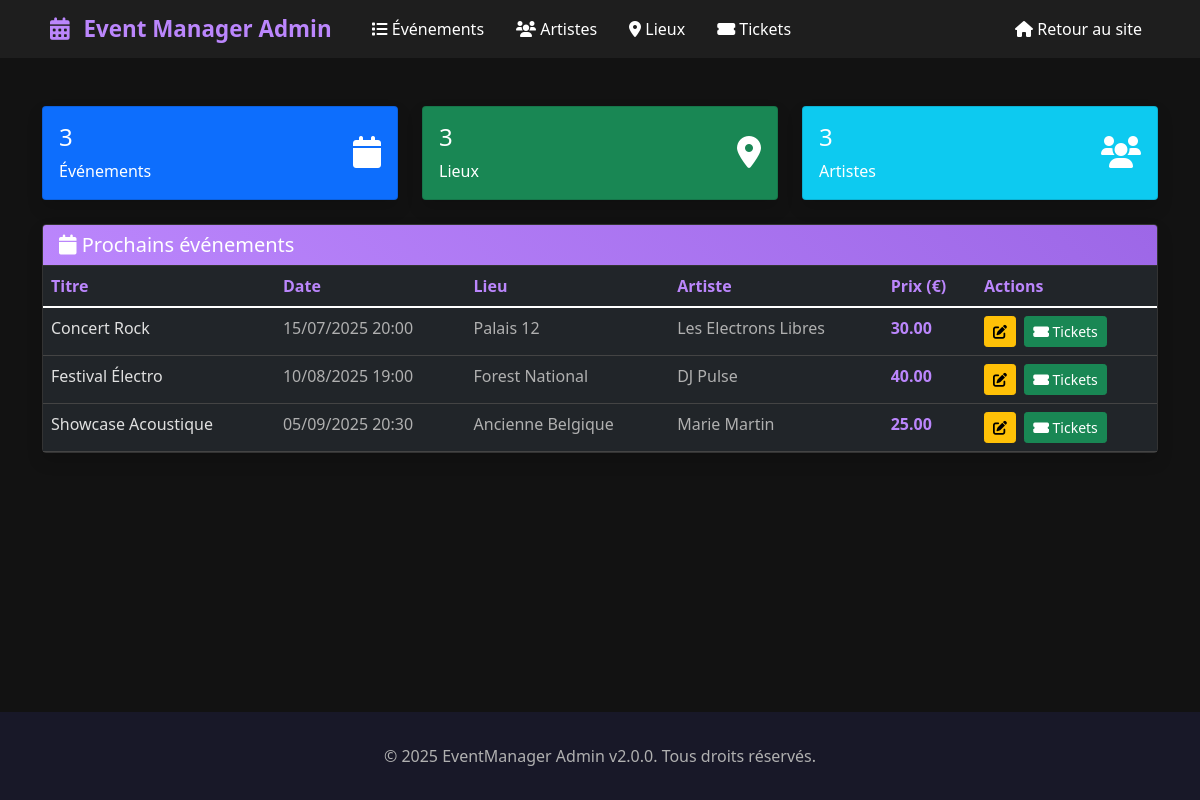
Page /admin/index.php on the earlier database version.
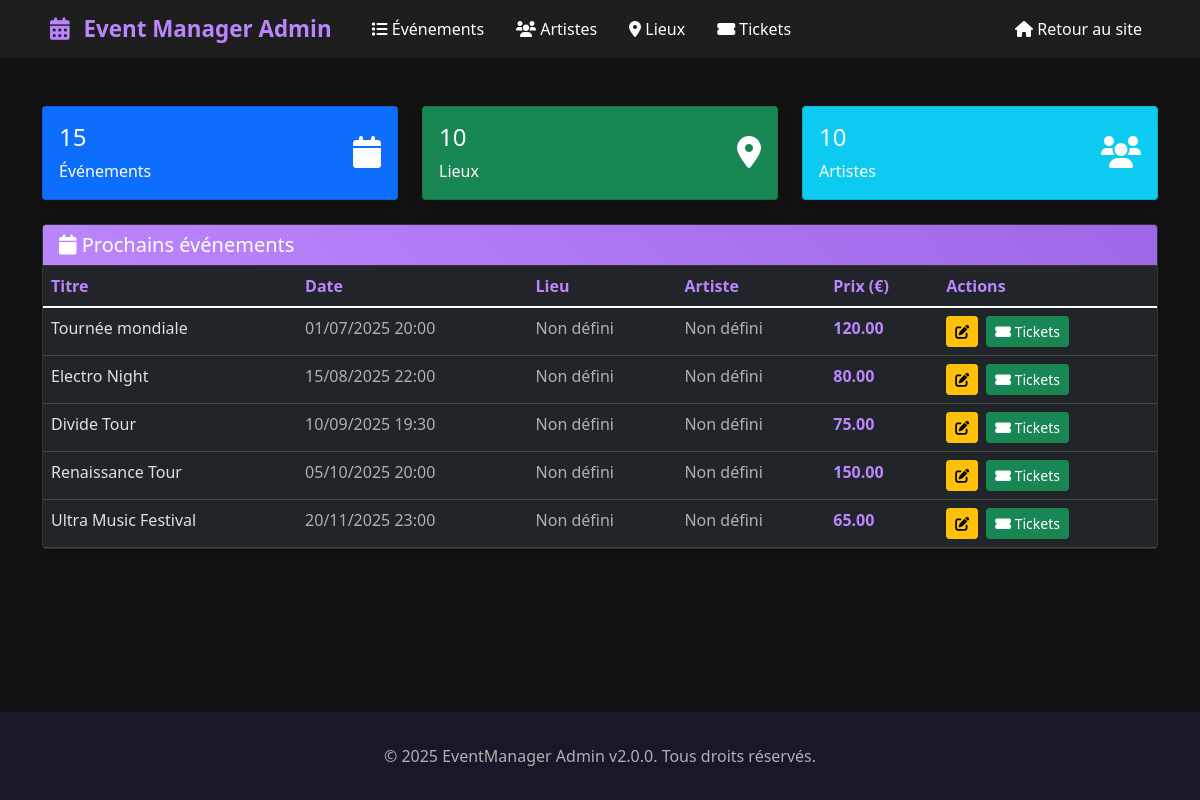
Same page on the later database version.
### tables this page shows
CREATE TABLE IF NOT EXISTS `evenement` (
  `id_evenement` int(11) NOT NULL AUTO_INCREMENT,
  `titre` varchar(255) NOT NULL,
  `description` text DEFAULT NULL,
  `date_heure` datetime NOT NULL,
  `prix` decimal(10,2) DEFAULT 0.00,
  `id_venue` int(11) DEFAULT NULL,
  `id_artiste` int(11) DEFAULT NULL,
  `image` varchar(255) DEFAULT NULL,
  PRIMARY KEY (`id_evenement`),
  KEY `id_venue` (`id_venue`),
  KEY `id_artiste` (`id_artiste`),
  CONSTRAINT `evenement_ibfk_1` FOREIGN KEY (`id_venue`) REFERENCES `venue` (`id_venue`),
  CONSTRAINT `evenement_ibfk_2` FOREIGN KEY (`id_artiste`) REFERENCES `artiste` (`id_artiste`)
);

CREATE TABLE IF NOT EXISTS `venue` (
  `id_venue` int(11) NOT NULL AUTO_INCREMENT,
  `nom` varchar(255) NOT NULL,
  `type` varchar(100) DEFAULT NULL,
  `adresse` varchar(255) DEFAULT NULL,
  `url` varchar(255) DEFAULT NULL,
  `photo` varchar(255) DEFAULT NULL,
  PRIMARY KEY (`id_venue`)
);

CREATE TABLE IF NOT EXISTS `artiste` (
  `id_artiste` int(11) NOT NULL AUTO_INCREMENT,
  `nom` varchar(255) NOT NULL,
  `url` varchar(255) DEFAULT NULL,
  `photo` varchar(255) DEFAULT NULL,
  PRIMARY KEY (`id_artiste`)
);

### classes/Evenement.php (called while the page is built, shortened)
<?php
class Evenement {
    private $conn;
    private $table = 'evenement';
    public function __construct($db) {
        $this->conn = $db;
    }
    public function lire() {
        $query = "SELECT e.*, v.nom as venue_nom, a.nom as artiste_nom
                  FROM " . $this->table . " e
                  LEFT JOIN venue v ON e.id_venue = v.id_venue
                  LEFT JOIN artiste a ON e.id_artiste = a.id_artiste
                  ORDER BY e.date_heure ASC";
        $stmt = $this->conn->prepare($query);
        $stmt->execute();
        return $stmt->fetchAll(PDO::FETCH_ASSOC);
    }
    public function getProchains($limit = 6) {
        $query = "SELECT e.*, v.nom as venue_nom, a.nom as artiste_nom
                  FROM " . $this->table . " e
                  LEFT JOIN venue v ON e.id_venue = v.id_venue
                  LEFT JOIN artiste a ON e.id_artiste = a.id_artiste
                  WHERE e.date_heure > NOW()
                  ORDER BY e.date_heure ASC
                  LIMIT :limit";
        $stmt = $this->conn->prepare($query);
        $stmt->bindParam(':limit', $limit, PDO::PARAM_INT);
        $stmt->execute();
        return $stmt->fetchAll(PDO::FETCH_ASSOC);
    }
}
?>

### classes/Venue.php (called while the page is built, shortened)
<?php
class Venue {
    private $conn;
    private $table = 'venue';
    public function __construct($db) {
        $this->conn = $db;
    }
    public function lire() {
        $query = "SELECT * FROM " . $this->table . " ORDER BY nom ASC";
        $stmt = $this->conn->prepare($query);
        $stmt->execute();
        return $stmt->fetchAll(PDO::FETCH_ASSOC);
    }
}
?>

### classes/Artiste.php (called while the page is built, shortened)
<?php
class Artiste {
    private $conn;
    private $table = 'artiste';
    public function __construct($db) {
        $this->conn = $db;
    }
    public function lire() {
        $query = "SELECT * FROM " . $this->table . " ORDER BY nom ASC";
        $stmt = $this->conn->prepare($query);
        $stmt->execute();
        return $stmt->fetchAll(PDO::FETCH_ASSOC);
    }
}
?>

### admin/index.php (the view, shortened to what the changed rows need)
<?php
require_once '../classes/Evenement.php';
require_once '../classes/Venue.php';
require_once '../classes/Artiste.php';
$database = new Database();
$db = $database->getConnection();
$evenement = new Evenement($db);
$venue = new Venue($db);
$artiste = new Artiste($db);
$evenements = $evenement->lire();
$venues = $venue->lire();
$artistes = $artiste->lire();
$prochainsEvenements = $evenement->getProchains(5);
include 'includes/header.php';
?>
<main class="container py-4">
    <div class="row">
        <div class="col-md-4">
            <div class="card bg-primary text-white mb-4 shadow">
                <div class="card-body">
                    <div class="d-flex justify-content-between">
                        <div>
                            <h4><?= count($evenements) ?></h4>
                            <p class="mb-0">Événements</p>
                        </div>
                    </div>
                </div>
            </div>
        </div>
        <div class="col-md-4">
            <div class="card bg-success text-white mb-4 shadow">
                <div class="card-body">
                    <div class="d-flex justify-content-between">
                        <div>
                            <h4><?= count($venues) ?></h4>
                            <p class="mb-0">Lieux</p>
                        </div>
                    </div>
                </div>
            </div>
        </div>
        <div class="col-md-4">
            <div class="card bg-info text-white mb-4 shadow">
                <div class="card-body">
                    <div class="d-flex justify-content-between">
                        <div>
                            <h4><?= count($artistes) ?></h4>
                            <p class="mb-0">Artistes</p>
                        </div>
                    </div>
                </div>
            </div>
        </div>
    </div>
    <div class="row">
        <div class="col-12">
            <div class="card shadow" style="background: var(--surface-dark); border: 1px solid #333;">
                <div class="card-body p-0">
                    <div class="table-responsive">
                        <table class="table table-dark table-hover mb-0" style="background: var(--surface-dark);">
                            <thead style="background: #23233a;">
                                <tr>
                                    <th style="border-color: #444; color: var(--accent-color);">Titre</th>
                                    <th style="border-color: #444; color: var(--accent-color);">Date</th>
                                    <th style="border-color: #444; color: var(--accent-color);">Lieu</th>
                                    <th style="border-color: #444; color: var(--accent-color);">Artiste</th>
                                    <th style="border-color: #444; color: var(--accent-color);">Prix (€)</th>
                                    <th style="border-color: #444; color: var(--accent-color);">Actions</th>
                                </tr>
                            </thead>
                            <tbody>
                                <?php if(empty($prochainsEvenements)): ?>
                                    <tr>
                                        <td colspan="6" class="text-center py-3" style="color: var(--text-secondary); border-color: #444;">
                                            Aucun événement à venir
                                        </td>
                                    </tr>
                                <?php else: ?>
                                    <?php foreach($prochainsEvenements as $evt): ?>
                                    <tr style="border-color: #444;">
                                        <td style="color: var(--text-primary); border-color: #444;"><?= htmlspecialchars($evt['titre']) ?></td>
                                        <td style="color: var(--text-secondary); border-color: #444;"><?= date('d/m/Y H:i', strtotime($evt['date_heure'])) ?></td>
                                        <td style="color: var(--text-secondary); border-color: #444;"><?= htmlspecialchars($evt['venue_nom'] ?? 'Non défini') ?></td>
                                        <td style="color: var(--text-secondary); border-color: #444;"><?= htmlspecialchars($evt['artiste_nom'] ?? 'Non défini') ?></td>
                                        <td style="color: var(--accent-color); font-weight: 600; border-color: #444;"><?= number_format($evt['prix'], 2) ?></td>
                                        <td style="border-color: #444;">
                                            <a href="evenement_modifier.php?id=<?= $evt['id_evenement'] ?>" class="btn btn-sm btn-warning btn-action me-1">
                                                <i class="fas fa-edit"></i>
                                            </a>
                                            <a href="tickets_evenement.php?evenement_id=<?= $evt['id_evenement'] ?>" class="btn btn-sm btn-success btn-action">
                                                <i class="fas fa-ticket-alt"></i> Tickets
                                            </a>
                                        </td>
                                    </tr>
                                    <?php endforeach; ?>
                                <?php endif; ?>
                            </tbody>
                        </table>
                    </div>
                </div>
            </div>
        </div>
    </div>
</main>
<?php include 'includes/footer.php'; ?>

Differences in the rows shown:
removed evenement: titre "Concert Rock", date_heure "15/07/2025 20:00", id_venue.nom "Palais 12", id_artiste.nom "Les Electrons Libres", prix "30.00"
removed evenement: titre "Festival Électro", date_heure "10/08/2025 19:00", id_venue.nom "Forest National", id_artiste.nom "DJ Pulse", prix "40.00"
removed evenement: titre "Showcase Acoustique", date_heure "05/09/2025 20:30", id_venue.nom "Ancienne Belgique", id_artiste.nom "Marie Martin", prix "25.00"
added evenement: titre "Tournée mondiale", date_heure "01/07/2025 20:00", venue_nom "Non défini", artiste_nom "Non défini", prix "120.00"
added evenement: titre "Electro Night", date_heure "15/08/2025 22:00", venue_nom "Non défini", artiste_nom "Non défini", prix "80.00"
added evenement: titre "Divide Tour", date_heure "10/09/2025 19:30", venue_nom "Non défini", artiste_nom "Non défini", prix "75.00"
added evenement: titre "Renaissance Tour", date_heure "05/10/2025 20:00", venue_nom "Non défini", artiste_nom "Non défini", prix "150.00"
added evenement: titre "Ultra Music Festival", date_heure "20/11/2025 23:00", venue_nom "Non défini", artiste_nom "Non défini", prix "65.00"
Other differences:
count($evenements): "3" → "15"
count($venues): "3" → "10"
count($artistes): "3" → "10"
